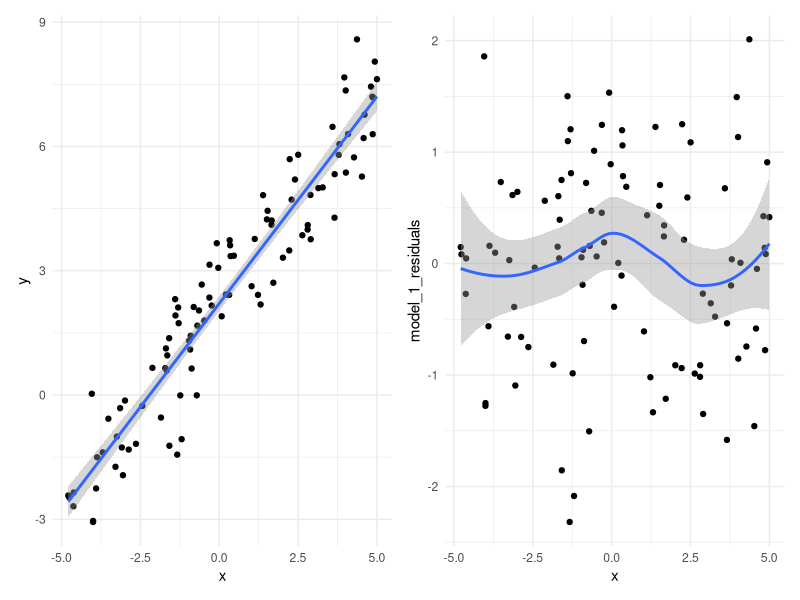
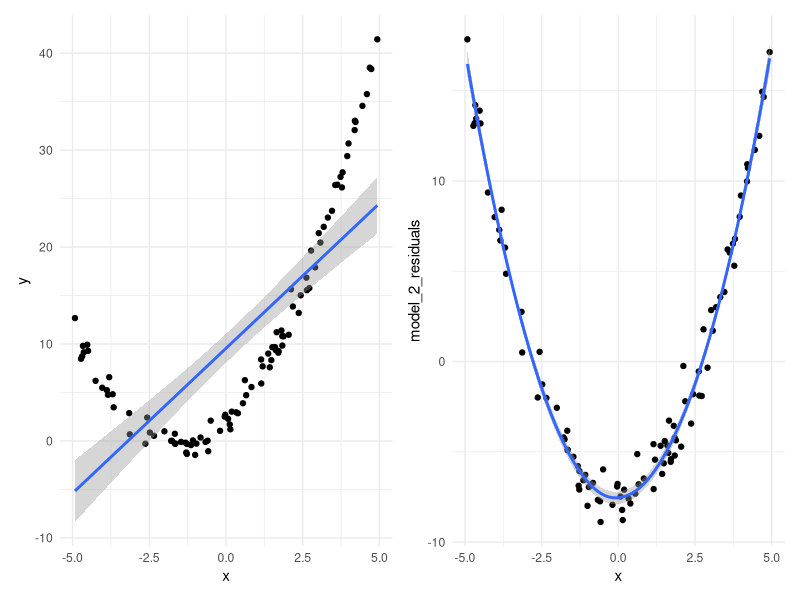
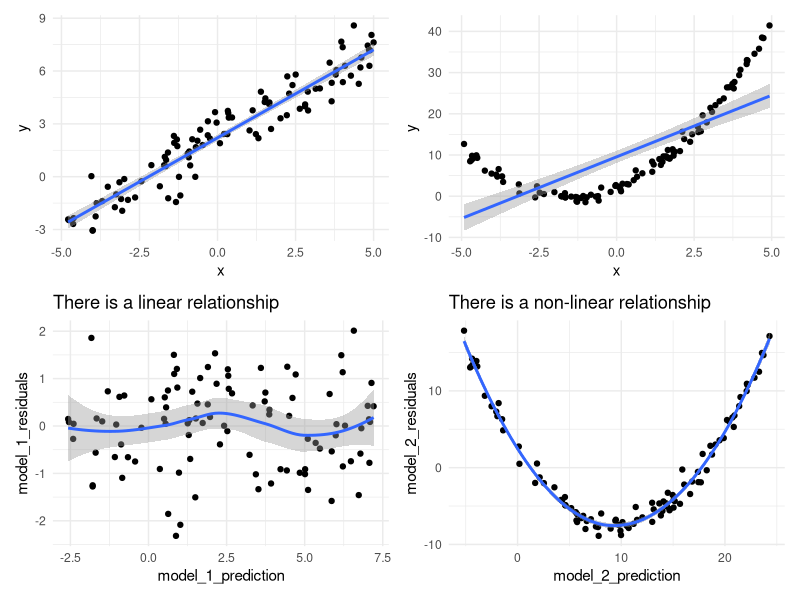
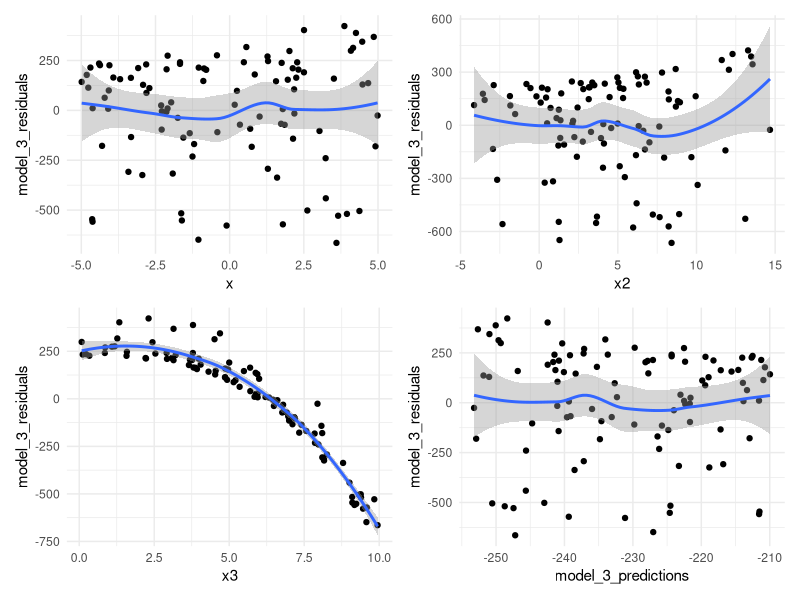
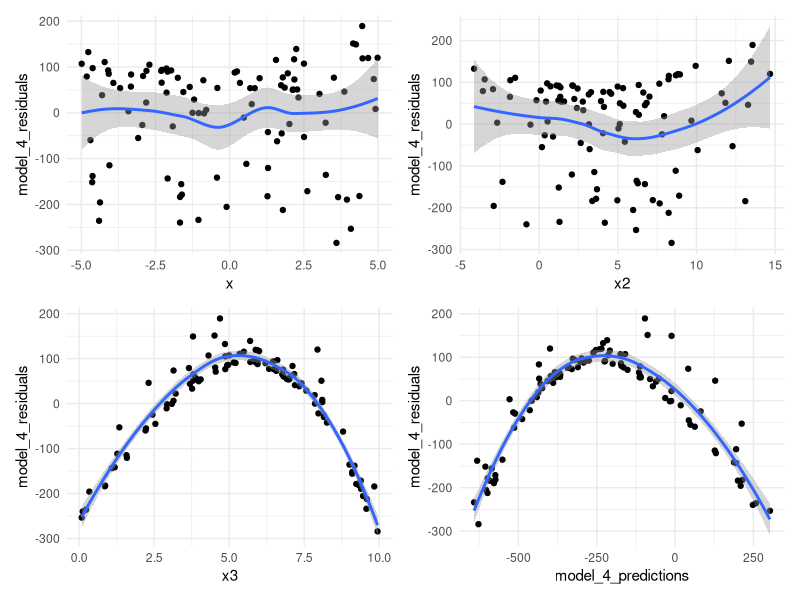
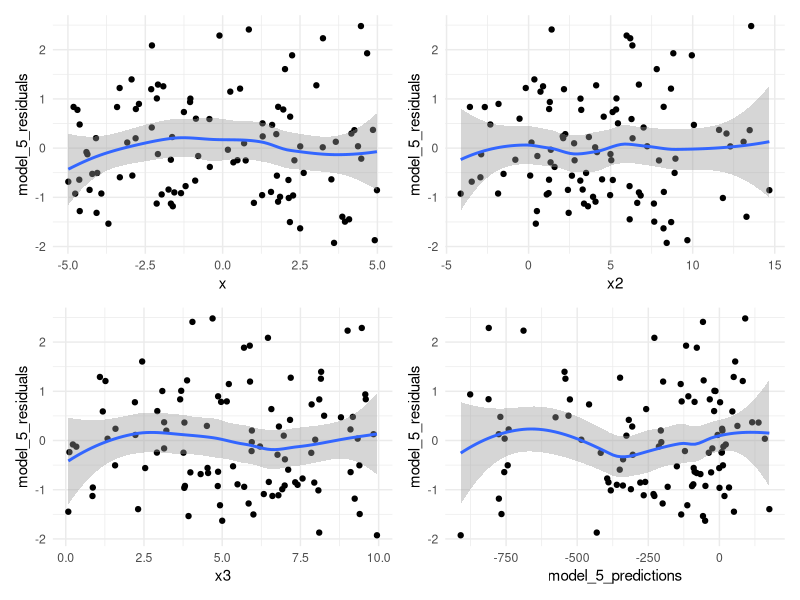
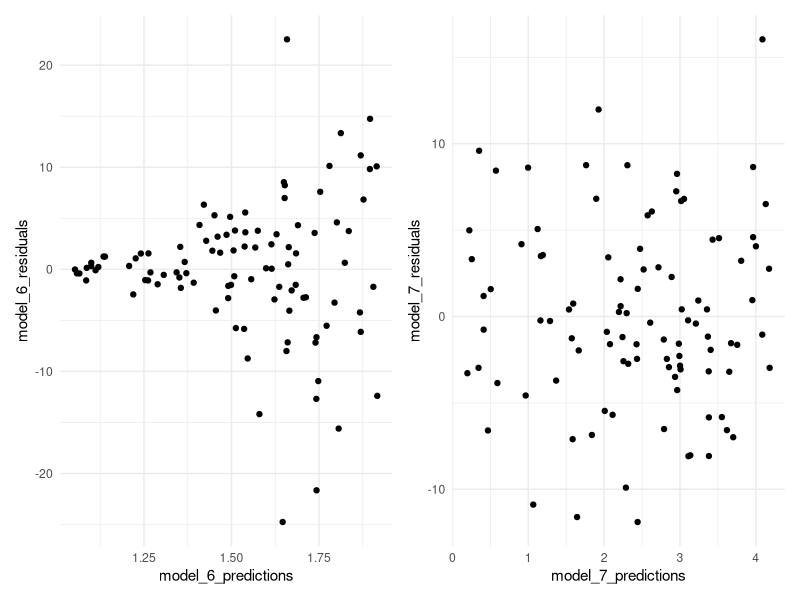

Write R code to recreate these figures, in order.
## ---- chunk 1
knitr::opts_chunk$set(echo = FALSE)
knitr::opts_chunk$set(message=FALSE)

library(tidyverse)
library(patchwork)

knitr::opts_chunk$set(message=FALSE)
theme_set(theme_minimal())
## ---- chunk 2
make_linear_data <- function(n_observations=100) {
  ## this makes simple linear data 
  d <- data.frame(
    id = 1:n_observations, 
    x = runif(n = n_observations, min = -5, max = 5)) %>% 
    mutate(
      y = 2 + x + rnorm(n = n_observations)
    )
} 

make_squared_data <- function(n_observations=100) { 
  ## this makes simple data that is quadratic in x 
  d <- data.frame(
    id = 1:n_observations, 
    x = runif(n = n_observations, min = -5, max = 5)) %>% 
    mutate(
        y = 2 + 3 * x + x^2 + rnorm(n = n_observations)
    )
  }
## ---- chunk 3
make_linear_data
## ---- chunk 4
d_linear <- make_linear_data(n_observations = 100)

model_1 <- lm(y ~ x, data = d_linear)

d_linear <- d_linear %>%  
  mutate(model_1_residuals = resid(model_1))

plot_1 <- d_linear %>%  
  ggplot(aes(x = x, y = y)) + 
  geom_point() + geom_smooth(method = 'lm')

plot_2 <- d_linear %>%  
  ggplot(aes(x = x, y = model_1_residuals)) + 
  geom_point() + stat_smooth(se = TRUE)
## ---- chunk 5
plot_1 | plot_2
## ---- chunk 6
make_squared_data
## ---- chunk 7
d_squared <- make_squared_data(n_observations = 100)

model_2 <- lm(y ~ x, data = d_squared)

d_squared <- d_squared %>%  
  mutate(model_2_residuals = resid(model_2))

plot_3 <- d_squared %>%  
  ggplot(aes(x = x, y = y)) + 
  geom_point() + geom_smooth(method = 'lm')

plot_4 <- d_squared %>%  
  ggplot(aes(x = x, y = model_2_residuals)) + 
  geom_point() + stat_smooth()
## ---- chunk 8
plot_3 | plot_4
## ---- chunk 9
d_linear <- d_linear %>% 
  mutate(model_1_prediction = predict(model_1)) 

d_squared <- d_squared %>% 
  mutate(model_2_prediction = predict(model_2))
## ---- chunk 10
plot_5 <- d_linear %>%  
  ggplot(aes(x = model_1_prediction, y = model_1_residuals)) + 
  geom_point() + stat_smooth() + 
  labs(title = 'There is a linear relationship')

plot_6 <- d_squared %>% 
  ggplot(aes(x = model_2_prediction, y = model_2_residuals)) + 
  geom_point() + stat_smooth() + 
  labs(title = 'There is a non-linear relationship')
## ---- chunk 11
(plot_1 | plot_3) / 
(plot_5 | plot_6)
## ---- chunk 12
d_higher_dimensions <- make_squared_data(n_observations = 100) %>% 
  mutate(
    x2 = runif(n = rep(1, n()), min = x+0, max = x+10), 
    x3 = runif(n = n(), min = 0, max = 10)) %>%  
  mutate(
    y = 10 + x + x2^2 - x3 - x3^3 + rnorm(n = n())
  )
## ---- chunk 13
model_3 <- lm(y ~ x, data = d_higher_dimensions)

d_higher_dimensions <- d_higher_dimensions %>% 
  mutate(    
    model_3_predictions = predict(model_3), 
    model_3_residuals   = resid(model_3)
    )
## ---- chunk 14
plot_model_3a <- d_higher_dimensions %>%  
  ggplot(aes(x = x, y = model_3_residuals)) + 
  geom_point() + stat_smooth()

plot_model_3b <- d_higher_dimensions %>% 
  ggplot(aes(x = x2, y = model_3_residuals)) + 
  geom_point() + stat_smooth()

plot_model_3c <- d_higher_dimensions %>% 
  ggplot(aes(x = x3, y = model_3_residuals)) + 
  geom_point() + stat_smooth()

plot_model_3d <- d_higher_dimensions %>%  
  ggplot(aes(x = model_3_predictions, y = model_3_residuals)) + 
  geom_point() + stat_smooth()
## ---- chunk 15
(plot_model_3a | plot_model_3b) / (plot_model_3c | plot_model_3d)
## ---- chunk 16
model_4 <- lm(y ~ x + x2 + x3, data = d_higher_dimensions)

d_higher_dimensions <- d_higher_dimensions %>%  
  mutate(
    model_4_predictions = predict(model_4), 
    model_4_residuals   = resid(model_4)
    )
## ---- chunk 17
plot_model_4a <- d_higher_dimensions %>%  
  ggplot(aes(x = x, y = model_4_residuals)) + 
  geom_point() + stat_smooth()

plot_model_4b <- d_higher_dimensions %>% 
  ggplot(aes(x = x2, y = model_4_residuals)) + 
  geom_point() + stat_smooth()

plot_model_4c <- d_higher_dimensions %>% 
  ggplot(aes(x = x3, y = model_4_residuals)) + 
  geom_point() + stat_smooth()

plot_model_4d <- d_higher_dimensions %>%  
  ggplot(aes(x = model_4_predictions, y = model_4_residuals)) + 
  geom_point() + stat_smooth()
## ---- chunk 18
(plot_model_4a | plot_model_4b) / (plot_model_4c | plot_model_4d)
## ---- chunk 19
model_5 <- lm(y ~ x + x2 + I(x2^2) + x3 + I(x3^3), data = d_higher_dimensions)

d_higher_dimensions <- d_higher_dimensions %>%  
  mutate(
    model_5_predictions = predict(model_5), 
    model_5_residuals   = resid(model_5))
## ---- chunk 20
plot_model_5a <- d_higher_dimensions %>%  
  ggplot(aes(x = x, y = model_5_residuals)) + 
  geom_point() + stat_smooth()

plot_model_5b <- d_higher_dimensions %>% 
  ggplot(aes(x = x2, y = model_5_residuals)) + 
  geom_point() + stat_smooth()

plot_model_5c <- d_higher_dimensions %>% 
  ggplot(aes(x = x3, y = model_5_residuals)) + 
  geom_point() + stat_smooth()

plot_model_5d <- d_higher_dimensions %>%  
  ggplot(aes(x = model_5_predictions, y = model_5_residuals)) + 
  geom_point() + stat_smooth()
## ---- chunk 21
(plot_model_5a | plot_model_5b) / (plot_model_5c | plot_model_5d)
## ---- chunk 22
d <- data.frame(
  alumni = sample(0:1, size = 100, replace = TRUE)) %>% 
  mutate(enrolled = 1 - alumni) %>% 
  mutate(free_time = 1 + 20 * alumni + rnorm(100))
## ---- chunk 23
colinear_model <- lm(free_time ~ alumni + enrolled, data = d)
summary(colinear_model)
## ---- chunk 24
right_shoe_size <- 3:10 #Right shoe size
left_shoe_size  <- rnorm(right_shoe_size, right_shoe_size, 0.1) #Left shoe size - similar to RSS
cor(right_shoe_size, left_shoe_size) #correlation ~ 0.99

height <- 4 + 0.5 * rnorm(right_shoe_size, 10*right_shoe_size, 10)
## ---- chunk 25
##Fit a joint model
model <- lm(height ~ left_shoe_size + right_shoe_size)
summary(model)
## ---- chunk 26
##Fitting RSS or LSS separately gives a significant result. 
summary(lm(height ~ right_shoe_size))
## ---- chunk 27
d <- data.frame(
  id = 1:100, 
  x = sort(runif(n = 100, min = 0, max = 1))) %>% 
  mutate(
    y_hetero = 1 + 2 * x + rnorm(n = 100, mean = 0, sd = seq(from =  0.1, to = 10, length.out = 100)),
    y_homo   = 1 + 2 * x + rnorm(n = 100, mean = 0, sd = 5)
  )
  
## ---- chunk 28
model_6 <- lm(y_hetero ~ x, data = d) 
model_7 <- lm(y_homo   ~ x, data = d)

d <- d %>% 
  mutate(
    model_6_predictions = predict(model_6), 
    model_6_residuals   = resid(model_6),
    model_6_residuals2  = resid(model_6) ^ 2, 
    model_7_predictions = predict(model_7), 
    model_7_residuals   = resid(model_7),
    model_7_residuals2  = resid(model_7) ^ 2, 
  )
## ---- chunk 29
plot_hetero <- d %>% 
  ggplot(aes(x = model_6_predictions, y = model_6_residuals)) + 
  geom_point()

plot_homo <- d %>% 
  ggplot(aes(x = model_7_predictions, y = model_7_residuals)) + 
  geom_point()
## ---- chunk 30
plot_hetero | plot_homo
## ---- chunk 31
model_restricted_hetero   <- lm(model_6_residuals2 ~ 1, data = d)
model_unrestricted_hetero <- lm(model_6_residuals2 ~ 1 + x, data = d)

anova(model_restricted_hetero, model_unrestricted_hetero)
## ---- chunk 32
lmtest::bptest(model_unrestricted_hetero)
## ---- chunk 33
model_restricted_homo   <- lm(model_7_residuals2 ~ 1, data = d)
model_unrestricted_homo <- lm(model_7_residuals2 ~ 1 + x, data = d)

anova(model_restricted_homo, model_unrestricted_homo)
## ---- chunk 34
lmtest::bptest(model_unrestricted_homo)
